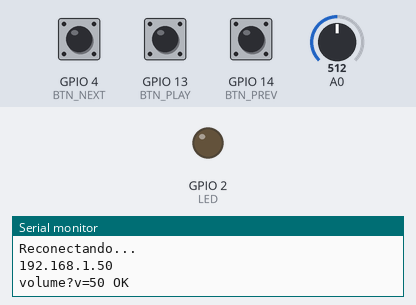
The sketch below on a simulated ESP8266 (NodeMCU). Shown: output pins drawn as LEDs (lit = HIGH), the last lines printed to the serial monitor. The inputs (shaded band) are chosen by the test bench; at power-on: GPIO 4 (BTN_NEXT) HIGH, GPIO 13 (BTN_PLAY) HIGH, GPIO 14 (BTN_PREV) HIGH, A0 = 512. WiFi joins after 1.5 s; servers stay silent unless stated; uploads are accepted with an empty reply.

Above: at 3.2 s.
3.3 s: GPIO 4 (BTN_NEXT) pulled LOW for 0.15 s
At 4.7 s:
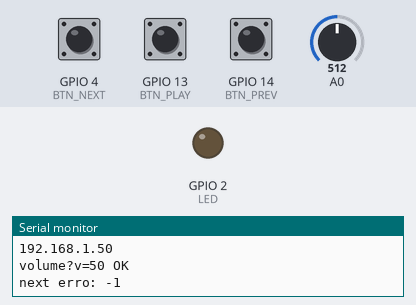
5.1 s: GPIO 13 (BTN_PLAY) pulled LOW for 0.15 s
At 6.0 s:
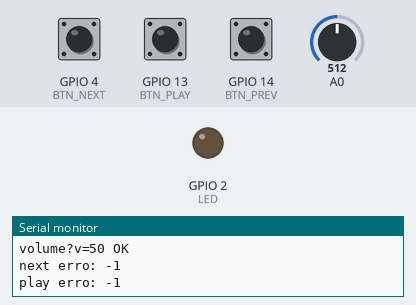
6.9 s: GPIO 14 (BTN_PREV) pulled LOW for 0.15 s
At 8.4 s:
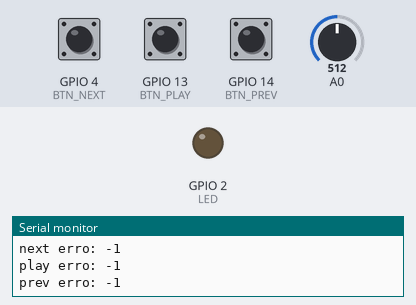
8.7 s: GPIO 14 (BTN_PREV) pulled LOW for 3.2 s
At 12.7 s:
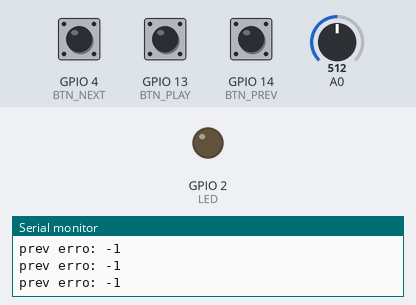
13.8 s: GPIO 4 (BTN_NEXT) pulled LOW for 3.2 s
At 18.8 s:
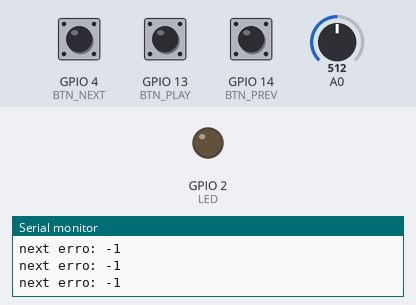
Timing chart, 0 to 19.9 s (numbered marks = the images above; inputs shaded):
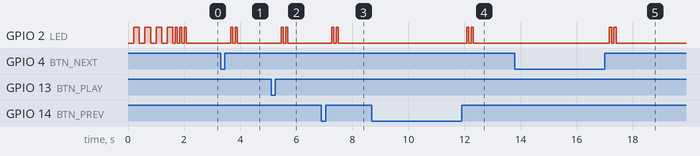

Measured:
- after the input at 3.3 s, GPIO 2 (LED): alternates HIGH for 0.08 s and LOW for 0.08 s, 4 changes in all, then stays LOW, starting after 0.36 s
- after the input at 5.1 s, GPIO 2 (LED): alternates HIGH for 0.08 s and LOW for 0.08 s, 4 changes in all, then stays LOW, starting after 0.36 s
- after the input at 6.9 s, GPIO 2 (LED): alternates HIGH for 0.08 s and LOW for 0.08 s, 4 changes in all, then stays LOW, starting after 0.36 s
- after the input at 8.7 s, GPIO 2 (LED): alternates HIGH for 0.08 s and LOW for 0.08 s, 4 changes in all, then stays LOW, starting after 3.4 s
- after the input at 13.8 s, GPIO 2 (LED): alternates HIGH for 0.08 s and LOW for 0.08 s, 4 changes in all, then stays LOW, starting after 3.4 s

The sketch:

esp8266codigo.ino
```cpp
#include <ESP8266WiFi.h>
#include <ESP8266HTTPClient.h>

const char* ssid     = "brisa-4820196";
const char* password = "Z46pUwVZ";
const char* host     = "192.168.0.126";

#define LED        LED_BUILTIN
#define BTN_PLAY   13   // D1
#define BTN_NEXT   4   // D2
#define BTN_PREV   14  // D5

WiFiClient client;

int  ultimoVolume  = -1;
unsigned long ultimoEnvio   = 0;
unsigned long ultimaLeitura = 0;
unsigned long ledTimer      = 0;
bool ledState               = false;
int  piscasRestantes        = 0;
int  somaLeituras           = 0;
int  contLeituras           = 0;
const int N_AMOSTRAS        = 8;

// Debounce
unsigned long ultimoPlayPress = 0;
unsigned long ultimoNextPress = 0;
unsigned long ultimoPrevPress = 0;
const unsigned long DEBOUNCE  = 300; // ms

void piscaRapido(int vezes) {
  for (int i = 0; i < vezes; i++) {
    digitalWrite(LED, LOW);  delay(80);
    digitalWrite(LED, HIGH); delay(80);
  }
}

void agendarPiscada(int vezes) {
  piscasRestantes = vezes * 2;
  ledTimer = millis();
  ledState = false;
}

void atualizarLED() {
  if (piscasRestantes <= 0) return;
  if (millis() - ledTimer < 80) return;
  ledState = !ledState;
  digitalWrite(LED, ledState ? LOW : HIGH);
  ledTimer = millis();
  piscasRestantes--;
  if (piscasRestantes == 0)
    digitalWrite(LED, LOW);
}

void reconectarWiFi() {
  if (WiFi.status() == WL_CONNECTED) return;
  Serial.println("Reconectando...");
  WiFi.disconnect();
  WiFi.begin(ssid, password);
  while (WiFi.status() != WL_CONNECTED) {
    digitalWrite(LED, LOW);  delay(200);
    digitalWrite(LED, HIGH); delay(200);
  }
  Serial.println(WiFi.localIP());
  piscaRapido(3);
  digitalWrite(LED, LOW);
}

void enviarComando(String rota) {
  HTTPClient http;
  String url = String("http://") + host + ":5000/" + rota;
  http.setTimeout(1000);
  http.begin(client, url);
  int httpCode = http.GET();
  http.end();

  if (httpCode == 200) {
    agendarPiscada(1);
    Serial.println(rota + " OK");
  } else {
    agendarPiscada(3);
    Serial.println(rota + " erro: " + String(httpCode));
  }
}

void verificarBotoes() {
  unsigned long agora = millis();

  // Play/Pause
  if (digitalRead(BTN_PLAY) == LOW && agora - ultimoPlayPress > DEBOUNCE) {
    ultimoPlayPress = agora;
    enviarComando("play");
  }

  // Próxima
  if (digitalRead(BTN_NEXT) == LOW && agora - ultimoNextPress > DEBOUNCE) {
    ultimoNextPress = agora;
    enviarComando("next");
  }

  // Anterior
  if (digitalRead(BTN_PREV) == LOW && agora - ultimoPrevPress > DEBOUNCE) {
    ultimoPrevPress = agora;
    enviarComando("prev");
  }
}

void setup() {
  Serial.begin(115200);
  pinMode(LED, OUTPUT);
  digitalWrite(LED, HIGH);

  pinMode(BTN_PLAY, INPUT_PULLUP);
  pinMode(BTN_NEXT, INPUT_PULLUP);
  pinMode(BTN_PREV, INPUT_PULLUP);

  reconectarWiFi();
}

void loop() {
  reconectarWiFi();
  atualizarLED();
  verificarBotoes();

  unsigned long agora = millis();

  if (agora - ultimaLeitura >= 10) {
    ultimaLeitura = agora;
    somaLeituras += analogRead(A0);
    contLeituras++;
  }

  if (agora - ultimoEnvio >= 80 && contLeituras >= N_AMOSTRAS) {
    int media = somaLeituras / contLeituras;
    somaLeituras = 0;
    contLeituras = 0;

    int volume = map(media, 0, 1023, 0, 100);

    if (abs(volume - ultimoVolume) > 2) {
      ultimoVolume = volume;
      ultimoEnvio  = agora;
      enviarComando("volume?v=" + String(volume));
    }
  }
}
```
